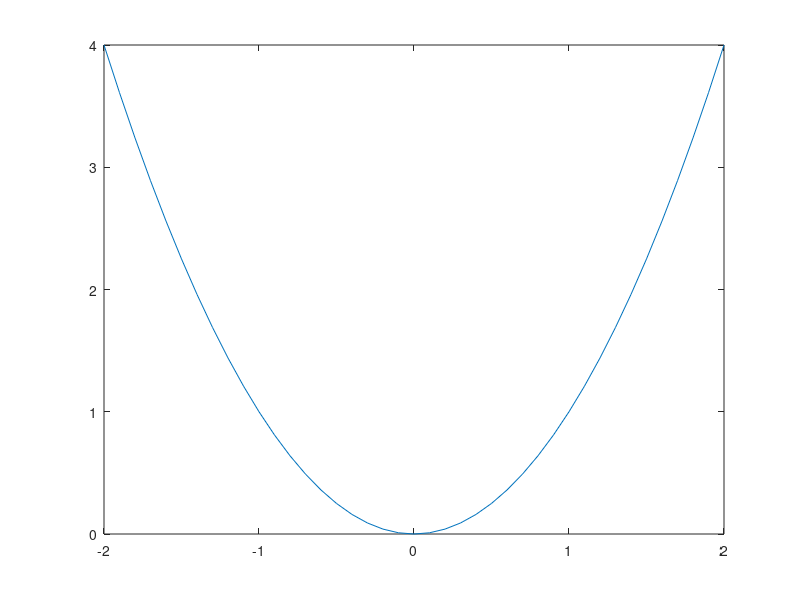

This chart was generated by the following MATLAB code:
clc;
clear all;
close all;

%%Matrix lengths need to be the same
age = [18 19 22 17 0 ]; %I added a null value to make it 5X5
height=[64 70 63 69 71]; %Semi colons make rows
subject_stats =[age;height];
%%
score1 =[5 7 20 11 13];%add a variable score
age = [18 19 22 17 57];%As above
height=[64 70 63 69 71];
subject_stats =[age;height;score1];
%%
ID=[101 102 103 104 105];
age = [18 19 22 17 57];%make dimensions equal
height=[64 70 63 69 71];
subject_stats =[ID;age;height;score1];%capitalize the D, lowercase s
%%
ID=[101 102 103 104 105];
test1 = [72 75 58 68 70];
test2=[69 78 63 69 75];
total_score=test1+test2;%need to create a variable to save data
test3=[65 79 64 72 78];
total_score=total_score+test3;
%%
n=randperm(9) + (-3)%% The Syntax of randperm requires non negative integers. therfore, by setting the dimension to 9 and adding the negative in, I can effectively change the value of all the outputs, keeping them within the bounds lsited.
%% cannot do two plots at the same time, and error kept coming up for the indices of the function. so i assigned a new variable and grpahed variables against each other.
x=[-2:0.1:2];
y=x.^2;
plot (x,y);
%% I will not be displayed because the loop terminates before the inner conditional is ever true
for i=1:10
    if i==11
        disp(i)
    end
end
%% while statement never ended, because as long as i = 1, s will print indefinitely
i = 1;
s = 0;
if i ==1
    s = s + 1;
end
%% NO error, compiled fine and prints 10-20 ten times. Its a nested loop that is independent of itself
for i=1:10
    for i=10:20
        disp(i)
    end
end
%% Taking the for loop, i indexed v to length of the vector and plotted the value at each index
values = [23, 17, 46, 15, 88, 34];
for v=1:length(values)
disp(values(v))
end
